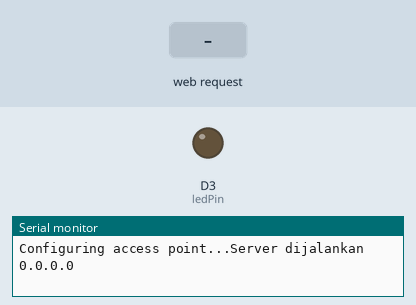
Bench run of a sketch on a simulated ESP8266 (Wemos D1 mini). Shown: output pins drawn as LEDs (lit = HIGH), the last lines printed to the serial monitor. The test bench sets the inputs (shaded band).

Above: at 1.2 s.
1.3 s: HTTP request GET /LED=ON received
At 1.9 s:
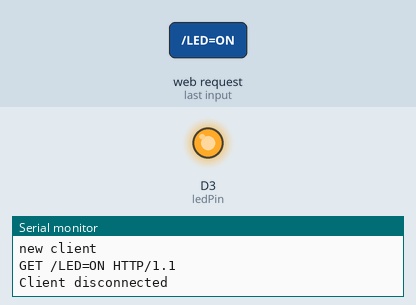
2.8 s: HTTP request GET /LED=OFF received
At 4.2 s:
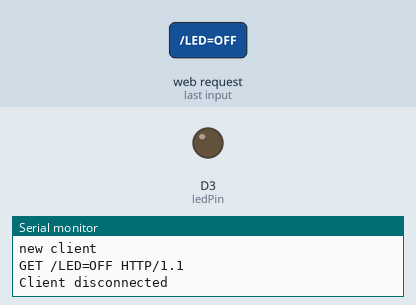
Timing chart, 0 to 5.8 s (numbered marks = the images above; inputs shaded):
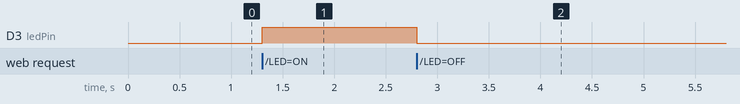

The sketch:

led-webserver-ap.ino
```cpp
#include <ESP8266WiFi.h>

int ledPin = D3;
const char* ssid = "WEMOS D1 MINI";      // Nama AP/Hotspot
const char* password = "12345678";    // Password AP/Hotspot

WiFiServer server(80);
void setup() {
  Serial.begin(115200);
  delay(10);

  // set default led
  pinMode(ledPin, OUTPUT);
  digitalWrite(ledPin, LOW);

 // Mengatur WiFi ----------------------------------------------------------
  Serial.println();
  Serial.print("Configuring access point...");

  WiFi.mode(WIFI_AP);             // Mode AP/Hotspot
  WiFi.softAP(ssid, password);

 // Menjalankan server -------------------------------------------------------
  server.begin();
  Serial.println("Server dijalankan");

 // Mencetak IP Address ---------------------------------------------------
  Serial.println(WiFi.localIP());
 }

void loop() {
  // Check if a client has connected
  WiFiClient client = server.available();
  if (!client) {
    return;
  }

  // Wait until the client sends some data
  Serial.println("new client");
  while(!client.available()){
    delay(1);
  }

  // Read the first line of the request
  String request = client.readStringUntil('\r');
  Serial.println(request);
  client.flush();

  // Match the request

  int value = LOW;
  if (request.indexOf("/LED=ON") != -1) {
    digitalWrite(ledPin, HIGH);
    value = HIGH;
  }
  if (request.indexOf("/LED=OFF") != -1){
    digitalWrite(ledPin, LOW);
    value = LOW;
  }


  // Return the response
  client.println("HTTP/1.1 200 OK");
  client.println("Content-Type: text/html");
  client.println(""); //  do not forget this one
  client.println("<!DOCTYPE HTML>");
  client.println("<html>");

  client.print("Led pin is now: ");

  if(value == HIGH) {
    client.print("On");
  } else {
    client.print("Off");
  }
  client.println("<br><br>");
  client.println("Click <a href=\"/LED=ON\">here</a> turn the LED on pin 5 ON<br>");
  client.println("Click <a href=\"/LED=OFF\">here</a> turn the LED on pin 5 OFF<br>");
  client.println("</html>");

  delay(1);
  Serial.println("Client disconnected");
  Serial.println("");

}
```

Measured:
- after the input at 1.3 s, D3 (ledPin): LOW → HIGH at once
- after the input at 2.8 s, D3 (ledPin): HIGH → LOW at once
